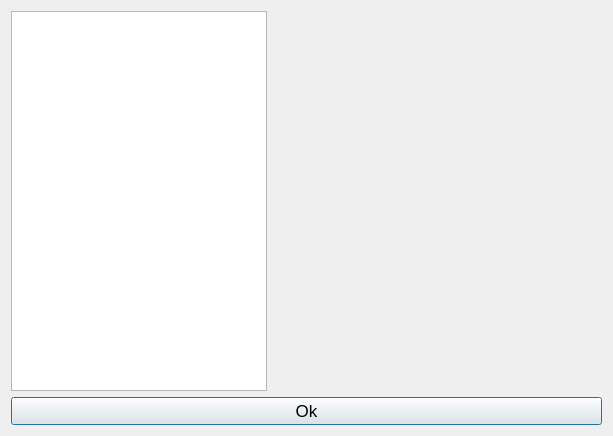
<?xml version="1.0" encoding="UTF-8"?>
<ui version="4.0">
 <class>Dialog</class>
 <widget class="QDialog" name="Dialog">
  <property name="geometry">
   <rect>
    <x>0</x>
    <y>0</y>
    <width>613</width>
    <height>436</height>
   </rect>
  </property>
  <property name="windowTitle">
   <string>Dialog</string>
  </property>
  <layout class="QGridLayout" name="gridLayout_2">
   <item row="0" column="0">
    <layout class="QGridLayout" name="gridLayout">
     <item row="2" column="0" colspan="5">
      <widget class="QPushButton" name="ok_btn">
       <property name="font">
        <font>
         <pointsize>13</pointsize>
        </font>
       </property>
       <property name="text">
        <string>Ok</string>
       </property>
      </widget>
     </item>
     <item row="0" column="0" rowspan="2" colspan="2">
      <widget class="QListWidget" name="skins_list">
       <property name="minimumSize">
        <size>
         <width>200</width>
         <height>0</height>
        </size>
       </property>
       <property name="font">
        <font>
         <pointsize>15</pointsize>
        </font>
       </property>
      </widget>
     </item>
     <item row="0" column="3" rowspan="2" colspan="2">
      <widget class="QLabel" name="preview_head">
       <property name="minimumSize">
        <size>
         <width>64</width>
         <height>0</height>
        </size>
       </property>
       <property name="text">
        <string/>
       </property>
      </widget>
     </item>
     <item row="0" column="2" rowspan="2">
      <widget class="QLabel" name="preview_spine">
       <property name="minimumSize">
        <size>
         <width>64</width>
         <height>0</height>
        </size>
       </property>
       <property name="text">
        <string/>
       </property>
       <property name="alignment">
        <set>Qt::AlignRight|Qt::AlignTrailing|Qt::AlignVCenter</set>
       </property>
      </widget>
     </item>
    </layout>
   </item>
  </layout>
 </widget>
 <resources/>
 <connections/>
</ui>
